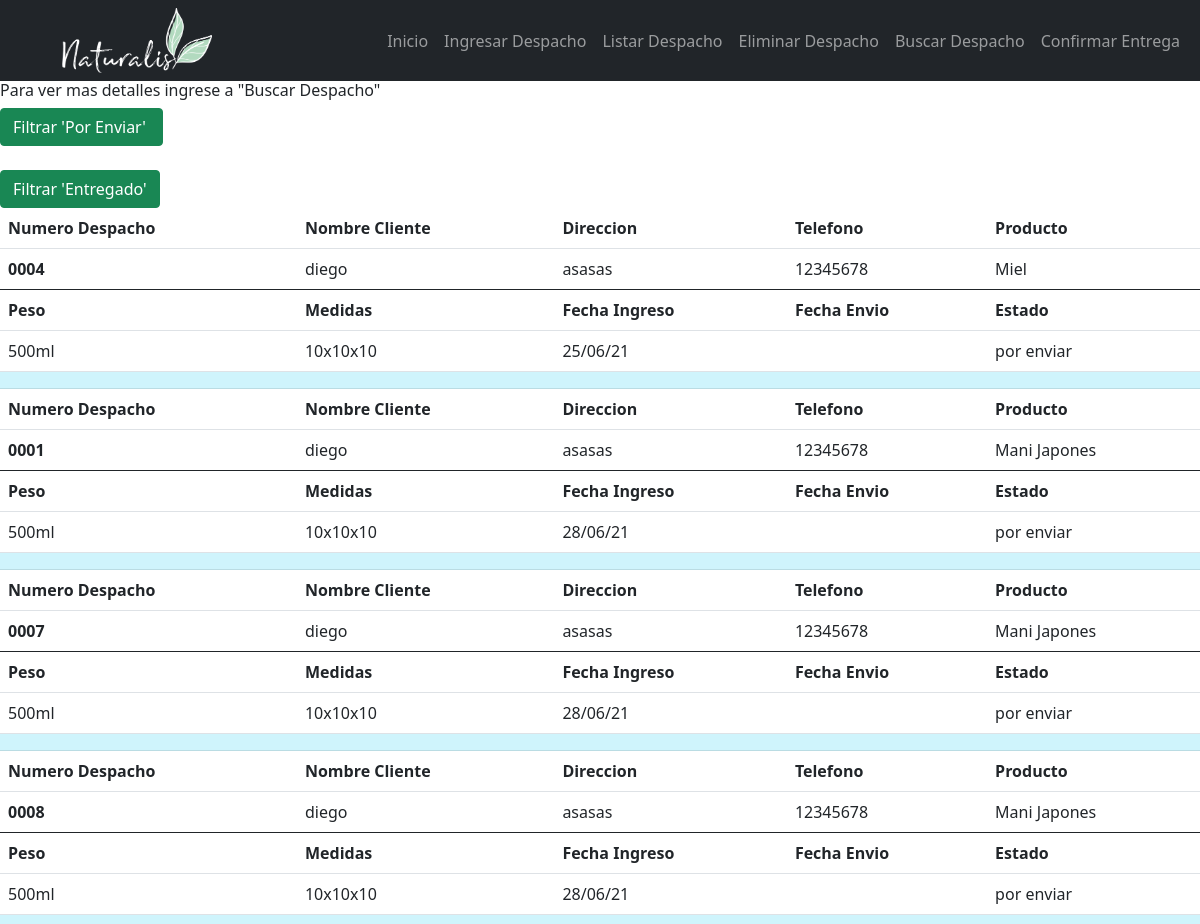
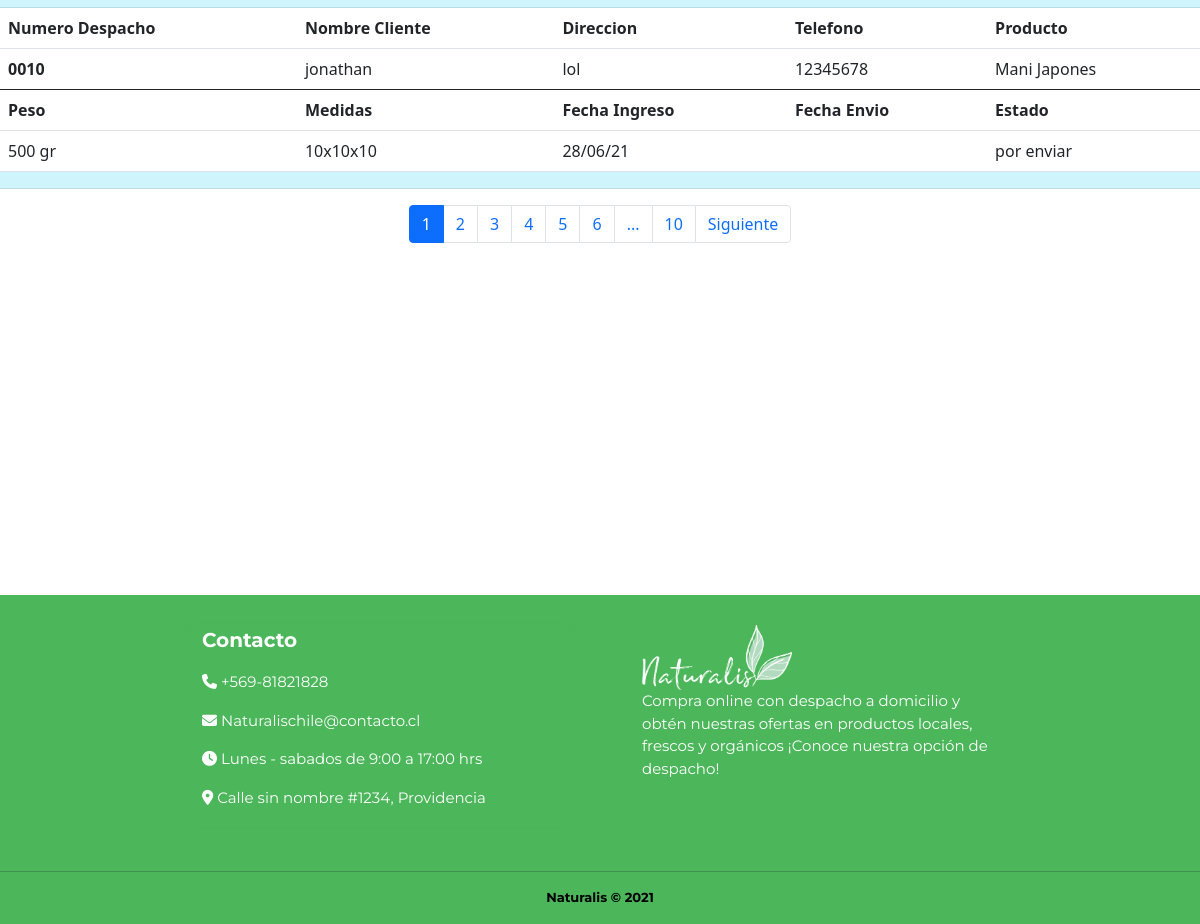
The app's page /listar_por_entregar/ with its own data (2 pictures, top to bottom).
### app_despacho/models.py (models this page shows)
class Despacho(models.Model):
    numero_despacho=models.CharField(max_length=30)
    nombre_cliente=models.CharField(max_length=30)
    direccion=models.CharField(max_length=30)
    telefono=models.CharField(max_length=30)
    productos=models.CharField(max_length=60)
    peso=models.CharField(max_length=30)
    medidas=models.CharField(max_length=30)
    fecha_ingreso=models.CharField(max_length=30)
    fecha_envio=models.CharField(max_length=30)
    estado=models.CharField(max_length=30)

### app_despacho/views.py (the view)
# urls.py: path('listar_por_entregar/',views.listar_por_entregar),
def listar_por_entregar(request):
    datos = Despacho.objects.filter(estado="por enviar")
    page = request.GET.get('page',1)
    try:
        paginator = Paginator(datos,5)
        datos = paginator.page(page)
    except:
        raise Http404
    data = {
        'entity':datos,
        'paginator':paginator
    }
    return render(request,"listar_todo.html",data)

### app_despacho/templates/listar_todo.html (shortened to what this page needs)
<!DOCTYPE html>
<html lang="en">
<head>
    {% load static %}
    <link rel="stylesheet" href="{% static 'app_despacho/estilos.css' %}">
    <link rel="stylesheet" href="{% static 'app_despacho/flexboxgrid.min' %}">
    <link href="https://cdn.jsdelivr.net/npm/bootstrap@5.0.2/dist/css/bootstrap.min.css" rel="stylesheet">
</head>
<body>
    {% include "encabezado.html" %}
    <h2 class="fs-6 "> Para ver mas detalles ingrese a "Buscar Despacho"</h2>
    <form action="/listar_por_entregar/"><input type="submit" action="" class="btn btn-success " value="Filtrar 'Por Enviar' "></form>
    <br>
    <form action="/listar_entregado/">
    <input type="submit"  class="btn btn-success" value="Filtrar 'Entregado'">
    </form>
    <form action="/listar_todo/" method="GET">
        <table class="table">
            <thead>
                {% if entity %}
                {% for despa in entity %}
              <tr>
                <th scope="col">Numero Despacho</th>
                <th scope="col">Nombre Cliente</th>
                <th scope="col">Direccion</th>
                <th scope="col">Telefono</th>
                <th scope="col">Producto</th>
              </tr>
              <tr>
                <th scope="row">{{ despa.numero_despacho  }}</th>
                <td>{{ despa.nombre_cliente }}</td>
                <td>{{ despa.direccion }}</td>
                <td>{{ despa.telefono }}</td>
                <td>{{ despa.productos }}</td>
               </tr>
            </thead>
            <tbody>
                <tr>
                    <th scope="col">Peso</th>
                    <th scope="col">Medidas</th>
                    <th scope="col">Fecha Ingreso</th>
                    <th scope="col">Fecha Envio</th>
                    <th scope="col">Estado</th>
                </tr>
                <tr>
                <td>{{ despa.peso }}</td>
                <td>{{ despa.medidas }}</td>
                <td>{{ despa.fecha_ingreso }}</td>
                <td>{{ despa.fecha_envio }}</td>
                <td>{{ despa.estado }}</td>
            <tr>
                <td class="table-info"></td>
                <td class="table-info"></td>
                <td class="table-info"></td>
                <td class="table-info"></td>
                <td class="table-info"></td>
            </tr>
                {% endfor %}
                {% else %}
                 <h2>No existen registros de despachos...</h2>
                {% endif %}
            </tbody>
          </table>
          <div>
              {% include 'paginator.html' %}
          </div>
    </form>
    <br><br><br><br><br><br><br>
    <br><br><br><br><br><br><br>
    {% include "footer.html" %}
</body>
</html>

### records on screen
Despacho: numero_despacho "0004", nombre_cliente "diego", direccion "asasas", telefono "12345678", productos "Miel", peso "500ml", medidas "10x10x10", fecha_ingreso "25/06/21", estado "por enviar"
Despacho: numero_despacho "0001", nombre_cliente "diego", direccion "asasas", telefono "12345678", productos "Mani Japones", peso "500ml", medidas "10x10x10", fecha_ingreso "28/06/21", estado "por enviar"
Despacho: numero_despacho "0007", nombre_cliente "diego", direccion "asasas", telefono "12345678", productos "Mani Japones", peso "500ml", medidas "10x10x10", fecha_ingreso "28/06/21", estado "por enviar"
Despacho: numero_despacho "0008", nombre_cliente "diego", direccion "asasas", telefono "12345678", productos "Mani Japones", peso "500ml", medidas "10x10x10", fecha_ingreso "28/06/21", estado "por enviar"
Despacho: numero_despacho "0010", nombre_cliente "jonathan", direccion "lol", telefono "12345678", productos "Mani Japones", peso "500 gr", medidas "10x10x10", fecha_ingreso "28/06/21", estado "por enviar"

### other values on screen
{{ page }} "1" "2" "3" "4" "5" "6"
{{ paginator.num_pages }} "10"
